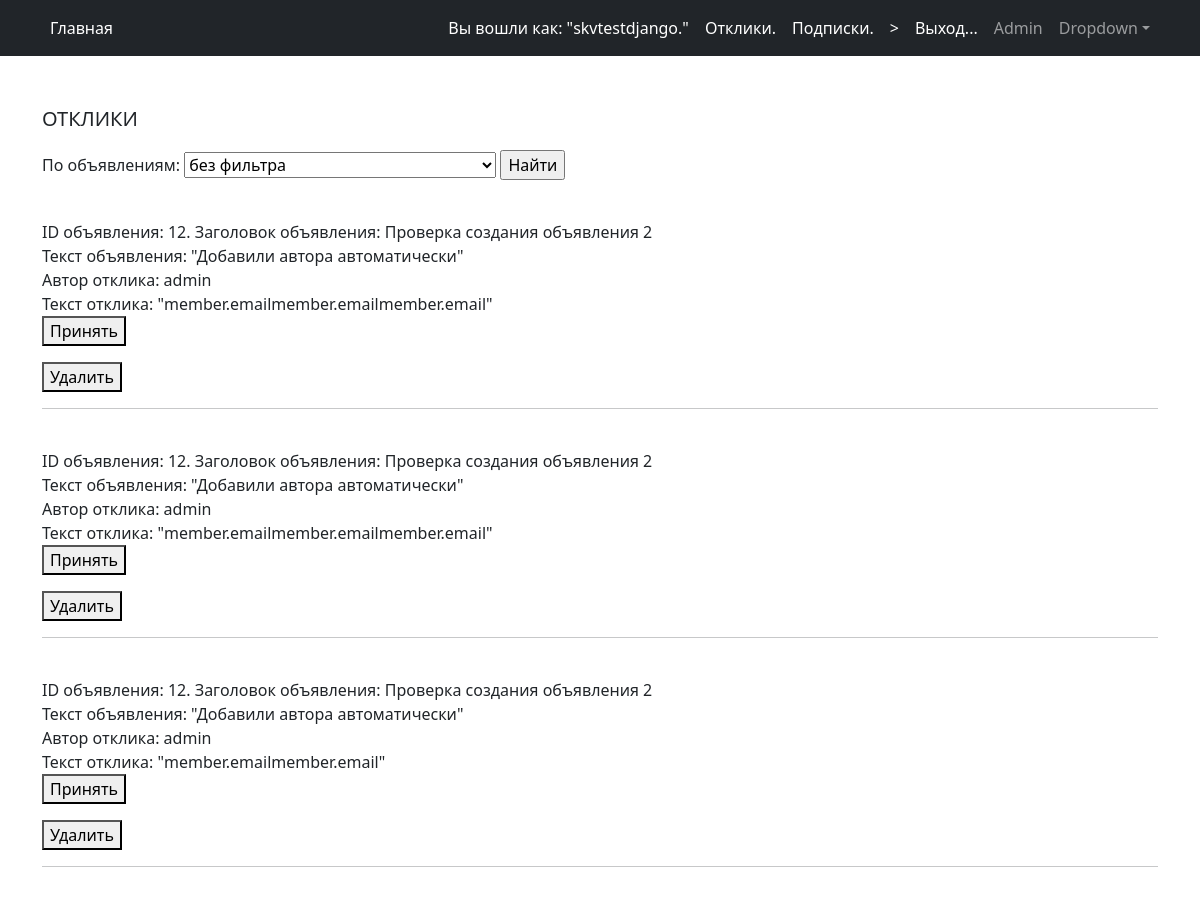
Before: /respond/ (signed in, upper part) with the older database file.
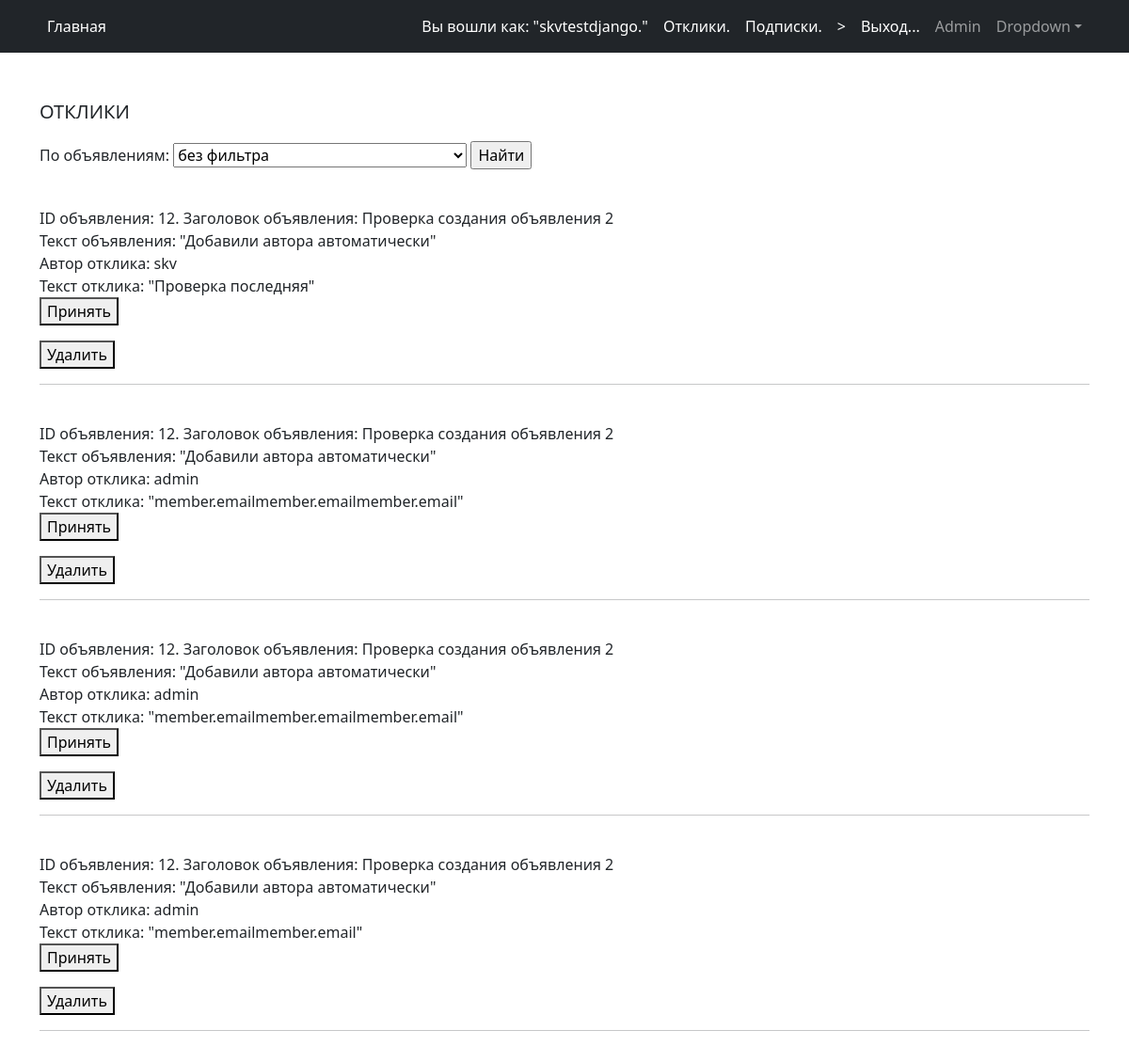
After: the same page with the newer database file.
### board/models.py (models this page shows, shortened)
class Respond(models.Model):
    member = models.ForeignKey(User, on_delete=models.CASCADE)
    announcement = models.ForeignKey(Announcement, on_delete=models.CASCADE)
    text = models.TextField()
    dateCreation = models.DateTimeField(auto_now_add=True)
    confirm = models.BooleanField(default=False)
    class Meta:
        verbose_name = 'Отклик'
        verbose_name_plural = 'Отклики'

class Announcement(models.Model):
    CATEGORY = [
        ('MT', 'Танки'),
        ('HS', 'Хилы'),
        ('DD', 'ДД'),
        ('TR', 'Торговцы'),
        ('GM', 'Гилдмастеры'),
        ('QG', 'Квестгиверы'),
        ('BS', 'Кузнецы'),
        ('SR', 'Кожевники'),
        ('PM', 'Зельевары'),
        ('SM', 'Мастера заклинаний'),
    ]
    author = models.ForeignKey(User, on_delete=models.CASCADE)
    title = models.CharField(max_length=255, verbose_name='Заголовок')
    text = models.TextField()
    category = models.CharField(choices=CATEGORY, max_length=2, default='TR', verbose_name='Категория')
    dateCreation = models.DateTimeField(auto_now_add=True)
    image = models.ImageField(upload_to='image/', blank=True)
    file = models.FileField(upload_to='file/', blank=True)
    def __str__(self):
        return f'{self.id} {self.title}'
    class Meta:
        verbose_name = 'Объявление'
        verbose_name_plural = 'Объявления'

### board/views.py (the view)
# urls.py: path('respond/', RespondList.as_view()),
class RespondList(ListView):
    model = Respond
    template_name = 'respond.html'
    context_object_name = 'Отклики'
    ordering = "-announcement"
    def get_queryset(self):
        queryset = super().get_queryset()
        self.filter = RespondFilter(self.request.GET, queryset, request=self.request.user)
        return self.filter.qs
    def get_context_data(self, **kwargs):
        context = super().get_context_data(**kwargs)
        context['filter'] = self.filter
        context['Объявления'] = Announcement.objects.filter(author=self.request.user)
        return context

### templates/respond.html (shortened to what this page needs)
{% extends 'index.html' %}
{% block link %}{%endblock link %}
{% block content %}
ОТКЛИКИ
   <form action="" method="get">
       <label>{{ filter.form }}</label>
       <input type="submit" value="Найти" />
   </form>
{% if Отклики %}
{%for Отклик in Отклики %}
{% if request.user == Отклик.announcement.author %}
<br>
    ID объявления: {{ Отклик.announcement.id }}.  Заголовок объявления: {{ Отклик.announcement.title }}
<br>
    Текст объявления: "{{ Отклик.announcement.text|truncatechars:100 }}"
<br>
    Автор отклика: {{ Отклик.member }}
<br>
    Текст отклика: "{{ Отклик.text }}"
<br>
{% if Отклик.confirm == 0 %}
<p>
    <a href="{% url 'respond_confirm' id_respond=Отклик.id %}"><button>Принять</button></a>
</p>
{% else %}
<p>
    <br>
    Отклик уже принят!
</p>
{% endif %}
<a href="{% url 'respond_delete' id_respond=Отклик.id %}"><button>Удалить</button></a>
<hr>
{% endif %}
{% endfor %}
{% else %}
<br>
Нет откликов.
<hr>
{% endif %}
{% endblock content %}

Changed rows visible on the page:
added Respond: announcement "12", announcement.title "Проверка создания объявления 2", announcement.text "Добавили автора автоматически", member.username "skv", text "Проверка последняя", confirm "Принять"
